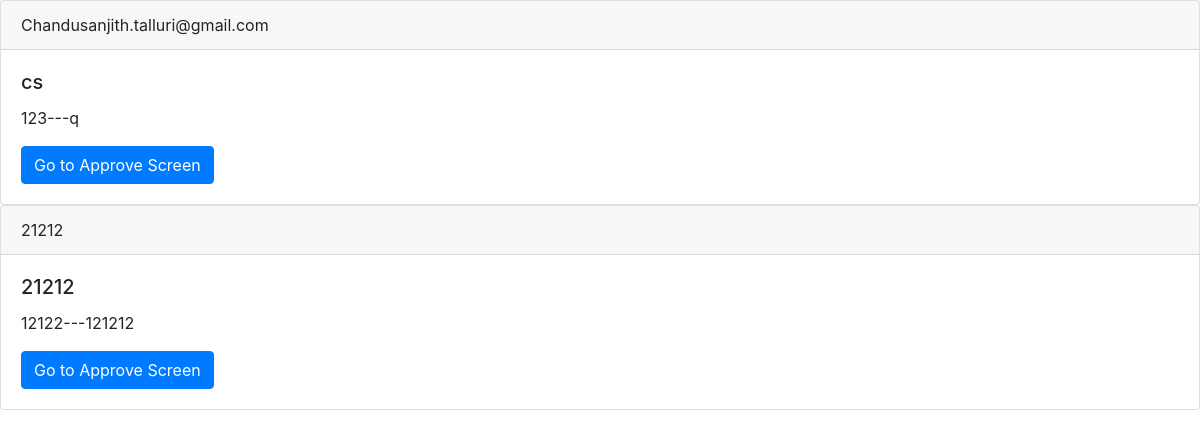
Page /NotesMain/ on the earlier database version.
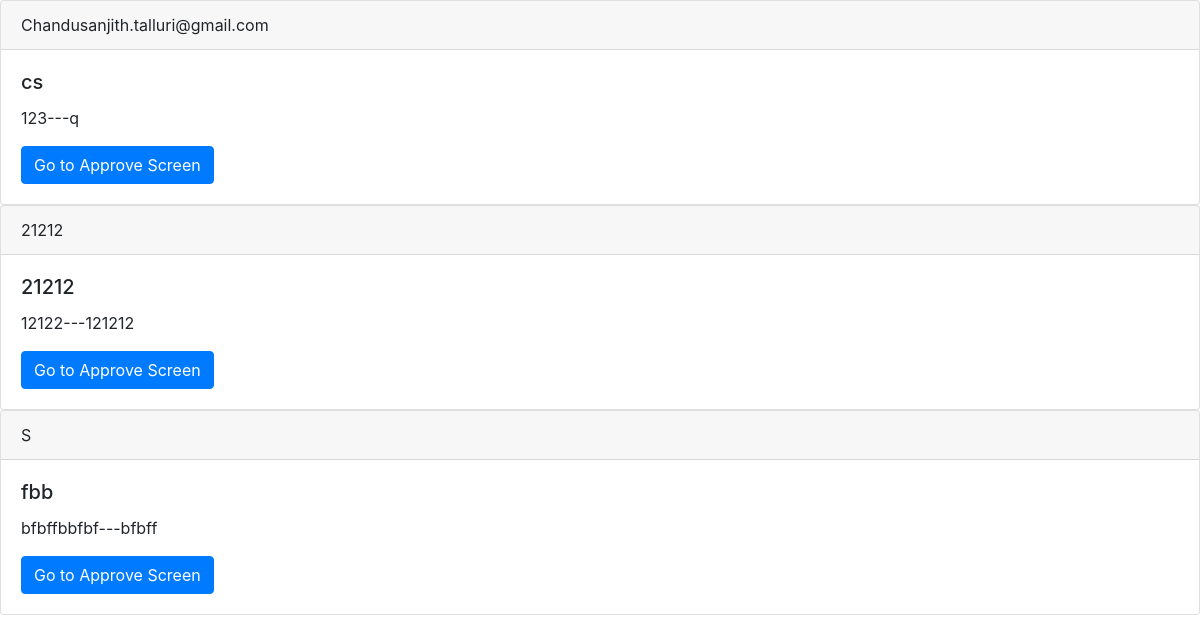
Same page on the later database version.
### vtu/models.py (models this page shows, shortened)
class NewNotes(models.Model):
  device_id = models.CharField(max_length=16, default=" ")
  notes =  models.FileField(blank=True, null=True)
  name = models.CharField(max_length=40, default=" ")
  email = models.CharField(max_length=40, default=" ")
  contact = models.CharField(max_length=15, default=" ")
  address = models.CharField(max_length=240, default=" ")
  Description = models.CharField(max_length=240, default=" ")
  subjectID = models.CharField(max_length=240, default=" ")
  approved = models.BooleanField(default=False)

### vtu/template_views.py (the view)
# urls.py: path('NotesMain/', template_views.NotesMain),
def NotesMain(request):
    newNotes = NewNotes.objects.filter(approved=False)
    context = {
        'newNotes':newNotes,
    }
    return render(request, 'NotesMain.html', context)

### templates/NotesMain.html (shortened to what this page needs)
<link rel="stylesheet" href="https://stackpath.bootstrapcdn.com/bootstrap/4.3.1/css/bootstrap.min.css">
{% for notes in newNotes %}
<div class="card">
  <div class="card-header">
    {{notes.email }}
  </div>
  <div class="card-body">
    <h5 class="card-title">{{notes.name}}</h5>
    <p class="card-text">{{notes.subjectID}}---{{notes.Description}}</p>
    <a href="/NoteApprove/{{notes.id}}/" class="btn btn-primary">Go to Approve Screen</a>
  </div>
</div>
{% empty %}
<h2>NO NEW NOTES AVAILABLE :(</h2>
{% endfor %}

Differences in the rows shown:
added NewNotes: email "S", name "fbb", subjectID "bfbffbbfbf", Description "bfbff"
